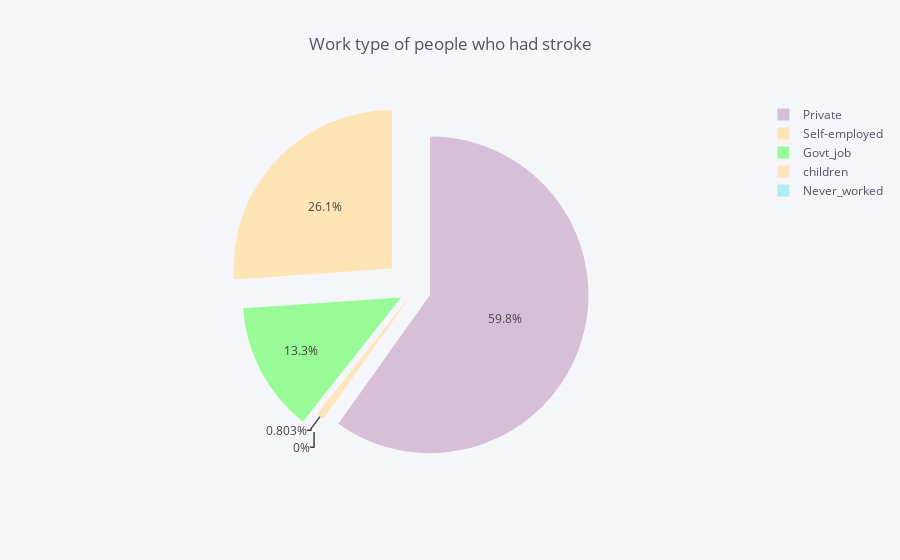

Notebook cell for this chart:
### Code cell
job = df.groupby(df['work_type'])['stroke'].sum()
data_job = pd.DataFrame({'labels': job.index,
                   'values': job.values
                  })
colors2= ['palegreen','paleturquoise','thistle','moccasin']
data_job.iplot(kind='pie',labels='labels',values='values', title='Work type of people who had stroke', colors = colors2, 
            pull=[0.1, 0.1, 0.1, 0.2])

### Figure 1 — Plotly figure (JSON) as saved in the notebook; plotly's stock layout.template omitted (floating-point values rounded to 4 significant figures)
{"data": [{"labels": ["Govt_job", "Never_worked", "Private", "Self-employed", "children"], "marker": {"colors": ["rgba(152, 251, 152, 1.0)", "rgba(175, 238, 238, 1.0)", "rgba(216, 191, 216, 1.0)", "rgba(255, 228, 181, 1.0)", "rgba(255, 228, 181, 0.8999999999999999)"]}, "name": "", "pull": [0.1, 0.1, 0.1, 0.2], "type": "pie", "values": [33, 0, 149, 65, 2]}], "layout": {"legend": {"bgcolor": "#F5F6F9", "font": {"color": "#4D5663"}}, "paper_bgcolor": "#F5F6F9", "plot_bgcolor": "#F5F6F9", "title": "Work type of people who had stroke", "titlefont": {"color": "#4D5663"}}}
